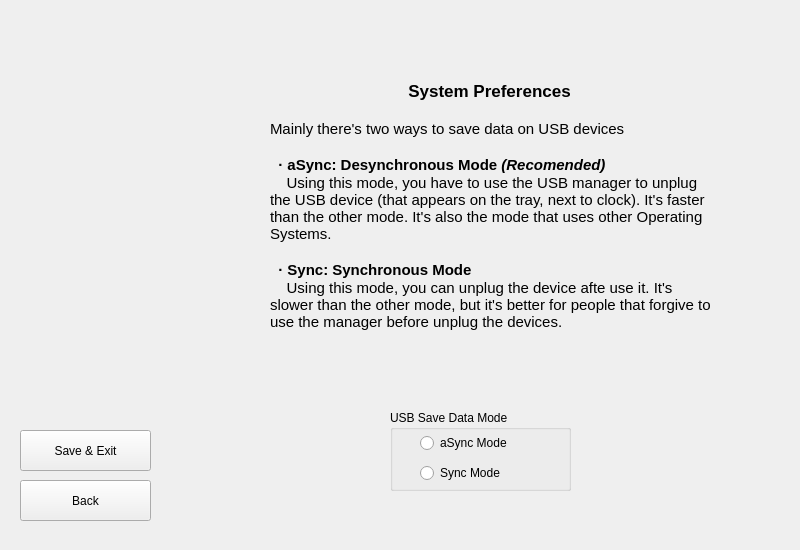
<?xml version="1.0" encoding="UTF-8"?>
<ui version="4.0">
 <class>FormPreferencies</class>
 <widget class="QWidget" name="FormPreferencies">
  <property name="geometry">
   <rect>
    <x>0</x>
    <y>0</y>
    <width>800</width>
    <height>550</height>
   </rect>
  </property>
  <property name="minimumSize">
   <size>
    <width>800</width>
    <height>550</height>
   </size>
  </property>
  <property name="maximumSize">
   <size>
    <width>800</width>
    <height>550</height>
   </size>
  </property>
  <property name="windowTitle">
   <string>Form</string>
  </property>
  <widget class="QLabel" name="label_2">
   <property name="geometry">
    <rect>
     <x>-1</x>
     <y>0</y>
     <width>800</width>
     <height>550</height>
    </rect>
   </property>
   <property name="minimumSize">
    <size>
     <width>800</width>
     <height>550</height>
    </size>
   </property>
   <property name="text">
    <string/>
   </property>
   <property name="pixmap">
    <pixmap>../../../../../usr/share/kademar/utils/cadi/img/bg/cadi.png</pixmap>
   </property>
   <property name="scaledContents">
    <bool>true</bool>
   </property>
  </widget>
  <widget class="QStackedWidget" name="pageWidget">
   <property name="geometry">
    <rect>
     <x>240</x>
     <y>70</y>
     <width>491</width>
     <height>421</height>
    </rect>
   </property>
   <property name="currentIndex">
    <number>0</number>
   </property>
   <widget class="QWidget" name="software">
    <widget class="QLabel" name="label_4">
     <property name="geometry">
      <rect>
       <x>19</x>
       <y>10</y>
       <width>461</width>
       <height>21</height>
      </rect>
     </property>
     <property name="font">
      <font>
       <pointsize>13</pointsize>
       <weight>75</weight>
       <bold>true</bold>
      </font>
     </property>
     <property name="text">
      <string>System Preferences</string>
     </property>
     <property name="alignment">
      <set>Qt::AlignCenter</set>
     </property>
    </widget>
    <widget class="QLabel" name="label">
     <property name="geometry">
      <rect>
       <x>30</x>
       <y>50</y>
       <width>441</width>
       <height>331</height>
      </rect>
     </property>
     <property name="text">
      <string>&lt;!DOCTYPE HTML PUBLIC &quot;-//W3C//DTD HTML 4.0//EN&quot; &quot;http://www.w3.org/TR/REC-html40/strict.dtd&quot;&gt;
&lt;html&gt;&lt;head&gt;&lt;meta name=&quot;qrichtext&quot; content=&quot;1&quot; /&gt;&lt;style type=&quot;text/css&quot;&gt;
p, li { white-space: pre-wrap; }
&lt;/style&gt;&lt;/head&gt;&lt;body style=&quot; font-family:'Sans Serif'; font-size:11pt; font-weight:400; font-style:normal;&quot;&gt;
&lt;p style=&quot; margin-top:0px; margin-bottom:0px; margin-left:0px; margin-right:0px; -qt-block-indent:0; text-indent:0px;&quot;&gt;Mainly there's two ways to save data on USB devices&lt;/p&gt;
&lt;p style=&quot;-qt-paragraph-type:empty; margin-top:0px; margin-bottom:0px; margin-left:0px; margin-right:0px; -qt-block-indent:0; text-indent:0px;&quot;&gt;&lt;/p&gt;
&lt;p style=&quot; margin-top:0px; margin-bottom:0px; margin-left:0px; margin-right:0px; -qt-block-indent:0; text-indent:0px;&quot;&gt;&lt;span style=&quot; font-weight:600;&quot;&gt;  · aSync: Desynchronous Mode &lt;/span&gt;&lt;span style=&quot; font-weight:600; font-style:italic;&quot;&gt;(Recomended)&lt;/span&gt;&lt;/p&gt;
&lt;p style=&quot; margin-top:0px; margin-bottom:0px; margin-left:0px; margin-right:0px; -qt-block-indent:0; text-indent:0px;&quot;&gt;    Using this mode, you have to use the USB manager to unplug the USB device (that appears on the tray, next to clock). It's faster than the other mode. It's also the mode that uses other Operating Systems.&lt;/p&gt;
&lt;p style=&quot;-qt-paragraph-type:empty; margin-top:0px; margin-bottom:0px; margin-left:0px; margin-right:0px; -qt-block-indent:0; text-indent:0px;&quot;&gt;&lt;/p&gt;
&lt;p style=&quot; margin-top:0px; margin-bottom:0px; margin-left:0px; margin-right:0px; -qt-block-indent:0; text-indent:0px;&quot;&gt;&lt;span style=&quot; font-weight:600;&quot;&gt;  · Sync: Synchronous Mode&lt;/span&gt;&lt;/p&gt;
&lt;p style=&quot; margin-top:0px; margin-bottom:0px; margin-left:0px; margin-right:0px; -qt-block-indent:0; text-indent:0px;&quot;&gt;    Using this mode, you can unplug the device afte use it. It's slower than the other mode, but it's better for people that forgive to use the manager before unplug the devices.&lt;/p&gt;&lt;/body&gt;&lt;/html&gt;</string>
     </property>
     <property name="alignment">
      <set>Qt::AlignLeading|Qt::AlignLeft|Qt::AlignTop</set>
     </property>
     <property name="wordWrap">
      <bool>true</bool>
     </property>
    </widget>
    <widget class="QGroupBox" name="groupBox">
     <property name="geometry">
      <rect>
       <x>150</x>
       <y>340</y>
       <width>181</width>
       <height>81</height>
      </rect>
     </property>
     <property name="title">
      <string>USB Save Data Mode</string>
     </property>
     <widget class="QRadioButton" name="rb_async">
      <property name="geometry">
       <rect>
        <x>30</x>
        <y>20</y>
        <width>131</width>
        <height>26</height>
       </rect>
      </property>
      <property name="text">
       <string>aSync Mode</string>
      </property>
     </widget>
     <widget class="QRadioButton" name="rb_sync">
      <property name="geometry">
       <rect>
        <x>30</x>
        <y>50</y>
        <width>131</width>
        <height>26</height>
       </rect>
      </property>
      <property name="text">
       <string>Sync Mode</string>
      </property>
     </widget>
    </widget>
   </widget>
  </widget>
  <widget class="QLabel" name="label_3">
   <property name="geometry">
    <rect>
     <x>20</x>
     <y>10</y>
     <width>90</width>
     <height>90</height>
    </rect>
   </property>
   <property name="text">
    <string/>
   </property>
   <property name="pixmap">
    <pixmap>../../../../../usr/share/kademar/utils/cadi/img/kademar.png</pixmap>
   </property>
   <property name="scaledContents">
    <bool>true</bool>
   </property>
  </widget>
  <widget class="QPushButton" name="b_sortir">
   <property name="geometry">
    <rect>
     <x>20</x>
     <y>480</y>
     <width>131</width>
     <height>41</height>
    </rect>
   </property>
   <property name="text">
    <string>Back</string>
   </property>
   <property name="icon">
    <iconset>
     <normaloff>../../../../../usr/share/kademar/utils/cadi/img/enrera.png</normaloff>../../../../../usr/share/kademar/utils/cadi/img/enrera.png</iconset>
   </property>
  </widget>
  <widget class="QPushButton" name="b_SaX">
   <property name="geometry">
    <rect>
     <x>20</x>
     <y>430</y>
     <width>131</width>
     <height>41</height>
    </rect>
   </property>
   <property name="text">
    <string>Save &amp;&amp; Exit</string>
   </property>
   <property name="icon">
    <iconset>
     <normaloff>../../../../../usr/share/kademar/utils/cadi/img/enrera.png</normaloff>../../../../../usr/share/kademar/utils/cadi/img/enrera.png</iconset>
   </property>
  </widget>
 </widget>
 <resources/>
 <connections/>
</ui>
